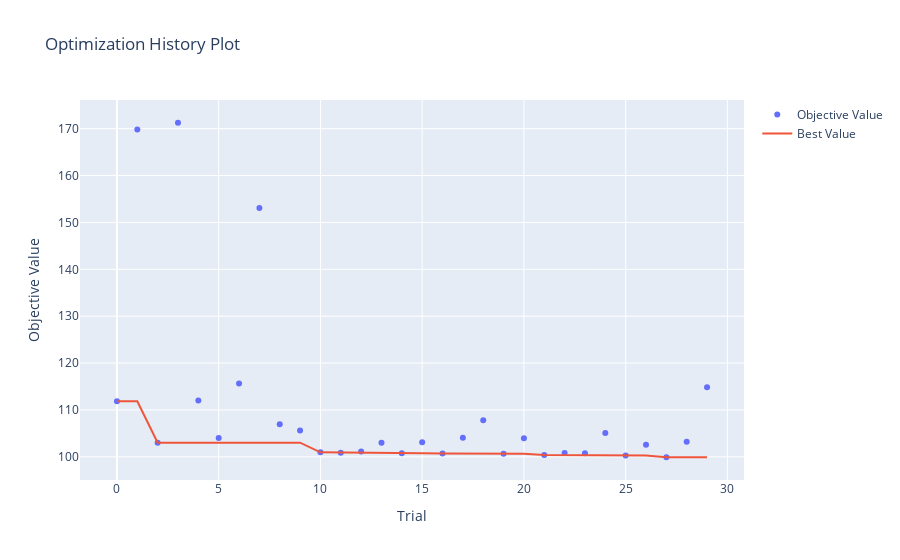
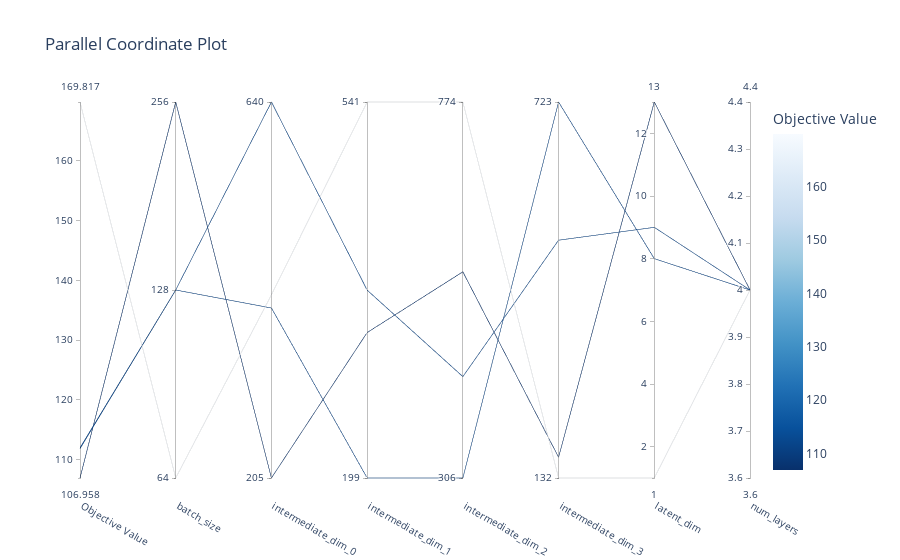

Notebook code cell kept with these figures, in order:
### Code cell
from optuna.visualization import plot_optimization_history, plot_parallel_coordinate
import plotly
# Certifique-se de que 'study' ainda é o objeto de estudo do Optuna que foi criado e usado anteriormente.

# Plotando a história da otimização
fig1 = plot_optimization_history(study)
fig1.show()

# Plotando coordenadas paralelas dos hiperparâmetros
fig2 = plot_parallel_coordinate(study)
fig2.show()

### Figure 1 — Plotly figure (JSON) as saved in the notebook; plotly's stock layout.template omitted (floating-point values rounded to 4 significant figures)
{"data": [{"mode": "markers", "name": "Objective Value", "type": "scatter", "x": [0, 1, 2, 3, 4, 5, 6, 7, 8, 9, 10, 11, 12, 13, 14, 15, 16, 17, 18, 19, 20, 21, 22, 23, 24, 25, 26, 27, 28, 29], "y": [111.9, 169.8, 103.0, 171.3, 112.0, 104.0, 115.6, 153.1, 107.0, 105.6, 101.0, 100.9, 101.2, 103.0, 100.8, 103.1, 100.7, 104.1, 107.8, 100.7, 104.0, 100.4, 100.8, 100.8, 105.1, 100.3, 102.6, 99.91, 103.2, 114.8]}, {"mode": "lines", "name": "Best Value", "type": "scatter", "x": [0, 1, 2, 3, 4, 5, 6, 7, 8, 9, 10, 11, 12, 13, 14, 15, 16, 17, 18, 19, 20, 21, 22, 23, 24, 25, 26, 27, 28, 29], "y": [111.9, 111.9, 103.0, 103.0, 103.0, 103.0, 103.0, 103.0, 103.0, 103.0, 101.0, 100.9, 100.9, 100.9, 100.8, 100.8, 100.7, 100.7, 100.7, 100.7, 100.7, 100.4, 100.4, 100.4, 100.4, 100.3, 100.3, 99.91, 99.91, 99.91]}, {"marker": {"color": "#cccccc"}, "mode": "markers", "name": "Infeasible Trial", "showlegend": false, "type": "scatter", "x": [], "y": []}], "layout": {"title": {"text": "Optimization History Plot"}, "xaxis": {"title": {"text": "Trial"}}, "yaxis": {"title": {"text": "Objective Value"}}}}

### Figure 2 — Plotly figure (JSON) as saved in the notebook; plotly's stock layout.template omitted (floating-point values rounded to 4 significant figures)
{"data": [{"dimensions": [{"label": "Objective Value", "range": [107.0, 169.8], "values": [169.8, 111.9, 112.0, 107.0]}, {"label": "batch_size", "range": [0, 2], "ticktext": ["64", "128", "256"], "tickvals": [0, 1, 2], "values": [0, 1, 1, 2]}, {"label": "intermediate_dim_0", "range": [2.312, 2.806], "ticktext": ["205", "640"], "tickvals": [2.312, 2.806], "values": [2.553, 2.535, 2.806, 2.312]}, {"label": "intermediate_dim_1", "range": [2.299, 2.733], "ticktext": ["199", "541"], "tickvals": [2.299, 2.733], "values": [2.733, 2.299, 2.516, 2.467]}, {"label": "intermediate_dim_2", "range": [2.486, 2.889], "ticktext": ["306", "774"], "tickvals": [2.486, 2.889], "values": [2.889, 2.486, 2.594, 2.707]}, {"label": "intermediate_dim_3", "range": [2.121, 2.859], "ticktext": ["132", "723"], "tickvals": [2.121, 2.859], "values": [2.121, 2.859, 2.588, 2.161]}, {"label": "latent_dim", "range": [1, 13], "values": [1, 8, 9, 13]}, {"label": "num_layers", "range": [4, 4], "values": [4, 4, 4, 4]}], "labelangle": 30, "labelside": "bottom", "line": {"color": [169.8, 111.9, 112.0, 107.0], "colorbar": {"title": {"text": "Objective Value"}}, "colorscale": [[0, "rgb(247,251,255)"], [0.125, "rgb(222,235,247)"], [0.25, "rgb(198,219,239)"], [0.375, "rgb(158,202,225)"], [0.5, "rgb(107,174,214)"], [0.625, "rgb(66,146,198)"], [0.75, "rgb(33,113,181)"], [0.875, "rgb(8,81,156)"], [1, "rgb(8,48,107)"]], "reversescale": true, "showscale": true}, "type": "parcoords"}], "layout": {"title": {"text": "Parallel Coordinate Plot"}}}
